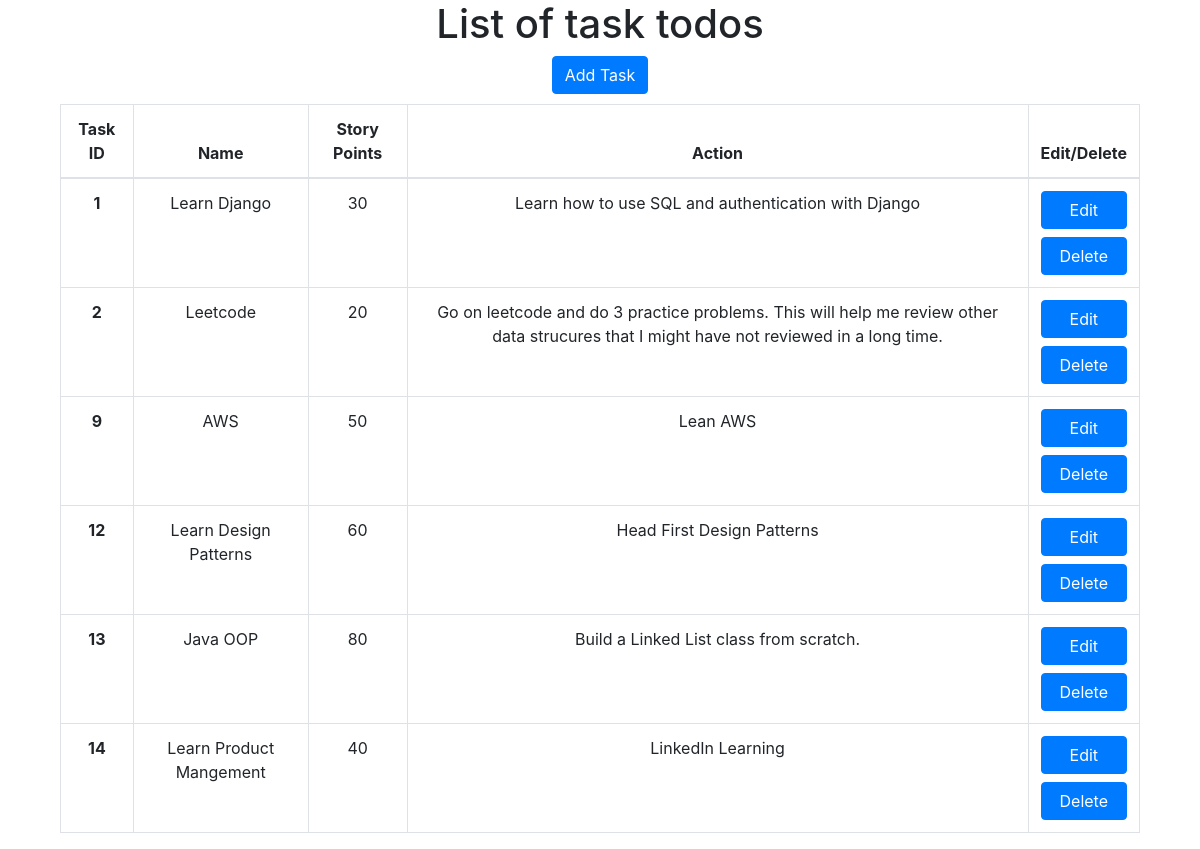
Before: / with the older database file.
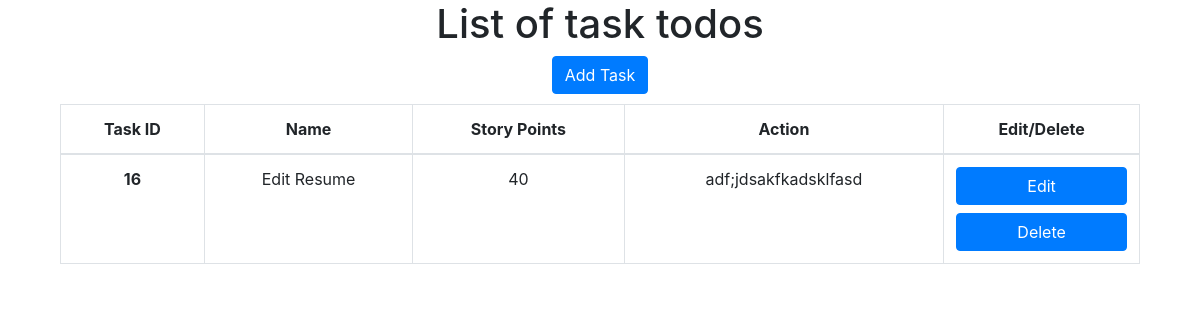
After: the same page with the newer database file.
### todoApp/models.py (models this page shows, shortened)
class Task(models.Model):
    name = models.CharField(max_length=100)
    storyPoints = models.PositiveIntegerField()
    action = models.TextField()

### todoApp/views.py (the view)
# urls.py: path('', views.index, name='index'),
def index(request):
    tasks = Task.objects.all()
    return render(request,'todoApp/content.html',{'tasks':tasks})

### todoApp/templates/todoApp/content.html (shortened to what this page needs)
<!DOCTYPE html>
<html lang="en">
    <head>
        {% load static %}
        <link rel="stylesheet" type="text/css" href="{% static 'todoApp/style.css' %}">
        <link rel="stylesheet" href="https://maxcdn.bootstrapcdn.com/bootstrap/4.0.0/css/bootstrap.min.css">
    </head>
    <body>
        <h1>List of task todos</h1>
        <div class="container">
            <div id="btnAddTaskDiv">
                <a href="add/"><button id="btnAddTask" type="button" class="btn btn-primary">Add Task</button></a>
            </div>
        </div>
        <div class="container">
            <div class="col-md-12">
                <table class="table table-bordered">
                    <thead>
                        <tr class="text-center">
                            <th scope="row">Task ID</th>
                            <th>Name</th>
                            <th>Story Points</th>
                            <th>Action</th>
                            <th>Edit/Delete</th>
                        </tr>
                    </thead>
                    <tbody>
                        {% for task in tasks %}
                        <tr class="text-center">
                            <th scope="row">{{task.id}}</th>
                            <td>{{task.name}}</td>
                            <td>{{task.storyPoints}}</td>
                            <td>{{task.action}}</td>
                            <div class="container">
                            <td><a href="edit/{{task.id}}"><button type="button" class="btn btn-primary btn-block">Edit</button></a> <a href="delete/{{task.id}}"> <button type="button" class="btn btn-primary btn-block mt-2">Delete</button></a></td></div>
                        </tr>
                        {% endfor %}
                    </tbody>
                </table>
            </div>
        </div>
    </body>
</html>

### todoApp/static/todoApp/style.css (style rules this page uses)
table { border: 1px solid #000000; }
th, td { border: 1px solid #000000; padding: 10px; }
#btnAddTaskDiv { text-align: center; padding-bottom: 10px; }
h1 { text-align: center; }

Changed rows visible on the page:
removed Task: id "1", name "Learn Django", storyPoints "30", action "Learn how to use SQL and authentication with Django"
removed Task: id "2", name "Leetcode", storyPoints "20", action "Go on leetcode and do 3 practice problems. This will help me review other data strucures that I might have not reviewed in a long time."
removed Task: id "9", name "AWS", storyPoints "50", action "Lean AWS"
removed Task: id "12", name "Learn Design Patterns", storyPoints "60", action "Head First Design Patterns"
removed Task: id "13", name "Java OOP", storyPoints "80", action "Build a Linked List class from scratch."
removed Task: id "14", name "Learn Product Mangement", storyPoints "40", action "LinkedIn Learning"
added Task: id "16", name "Edit Resume", storyPoints "40", action "adf;jdsakfkadsklfasd"
